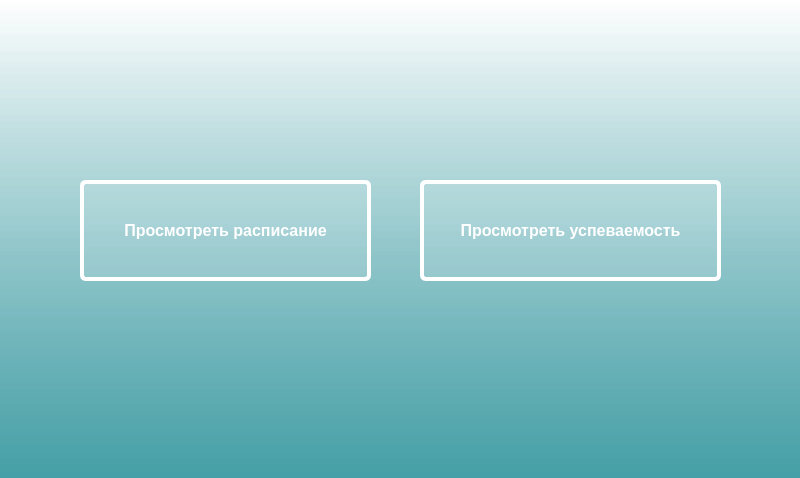
<?xml version="1.0" encoding="UTF-8"?>
<ui version="4.0">
 <class>MainWindow</class>
 <widget class="QMainWindow" name="MainWindow">
  <property name="geometry">
   <rect>
    <x>0</x>
    <y>0</y>
    <width>800</width>
    <height>478</height>
   </rect>
  </property>
  <property name="windowTitle">
   <string>MainWindow</string>
  </property>
  <property name="styleSheet">
   <string notr="true">background-color: qlineargradient(spread:reflect, x1:0, y1:1, x2:0, y2:0, stop:0 rgba(69, 159, 166, 255), stop:1 rgba(255, 255, 255, 194));</string>
  </property>
  <property name="iconSize">
   <size>
    <width>40</width>
    <height>40</height>
   </size>
  </property>
  <widget class="QWidget" name="centralwidget">
   <widget class="QPushButton" name="pushButton_6">
    <property name="geometry">
     <rect>
      <x>80</x>
      <y>180</y>
      <width>291</width>
      <height>101</height>
     </rect>
    </property>
    <property name="font">
     <font>
      <pointsize>12</pointsize>
      <weight>75</weight>
      <bold>true</bold>
     </font>
    </property>
    <property name="styleSheet">
     <string notr="true">background-color: rgba(255, 255, 255, 30); 
border: 4px solid white; 
border-radius: 6px; 
padding: 5px;  
color: white;</string>
    </property>
    <property name="text">
     <string>Просмотреть расписание</string>
    </property>
    <property name="icon">
     <iconset resource="d.qrc">
      <normaloff>:/icons/list_24dp_E8EAED_FILL0_wght400_GRAD0_opsz24.svg</normaloff>:/icons/list_24dp_E8EAED_FILL0_wght400_GRAD0_opsz24.svg</iconset>
    </property>
    <property name="iconSize">
     <size>
      <width>40</width>
      <height>40</height>
     </size>
    </property>
   </widget>
   <widget class="QPushButton" name="pushButton_7">
    <property name="geometry">
     <rect>
      <x>420</x>
      <y>180</y>
      <width>301</width>
      <height>101</height>
     </rect>
    </property>
    <property name="font">
     <font>
      <pointsize>12</pointsize>
      <weight>75</weight>
      <bold>true</bold>
     </font>
    </property>
    <property name="styleSheet">
     <string notr="true">background-color: rgba(255, 255, 255, 30); 
border: 4px solid white; 
border-radius: 6px; 
padding: 5px;  
color: white;</string>
    </property>
    <property name="text">
     <string>Просмотреть успеваемость</string>
    </property>
    <property name="icon">
     <iconset resource="d.qrc">
      <normaloff>:/icons/content_paste_search_24dp_E8EAED_FILL0_wght400_GRAD0_opsz24.svg</normaloff>:/icons/content_paste_search_24dp_E8EAED_FILL0_wght400_GRAD0_opsz24.svg</iconset>
    </property>
    <property name="iconSize">
     <size>
      <width>40</width>
      <height>40</height>
     </size>
    </property>
   </widget>
  </widget>
 </widget>
 <resources>
  <include location="d.qrc"/>
 </resources>
 <connections/>
</ui>
